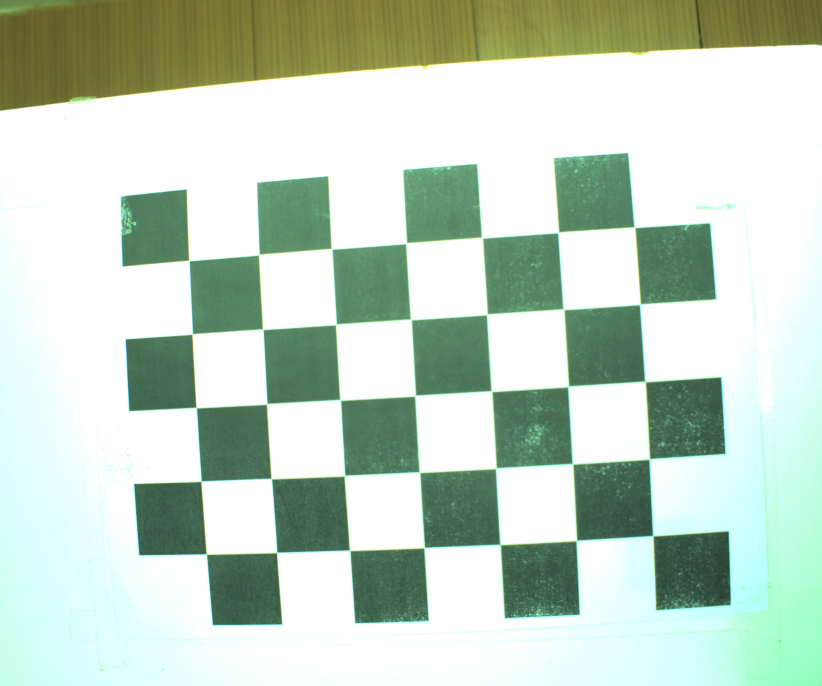
#> input picture zadanie3/chess_calibration_1.jpg, 2464 x 2056 px (shown at 1/3 size)
$ python ulohaA_adaptivne_prahovanie.py
#> lines starting #> are read from the running program, lines starting #| are printed output that depends on the picture; after the words box and inside, x2 and y2 are one past the last pixel; in counts of white or black regions, pixels touching at a corner belong together
import cv2
import numpy as np

percent = .30

img = cv2.imread("chess_calibration_1.jpg")
#> img is the input picture: shape (2056, 2464, 3); mean B, G, R 195.3, 210.5, 193
img = cv2.resize(img, (0, 0), None, percent, percent)
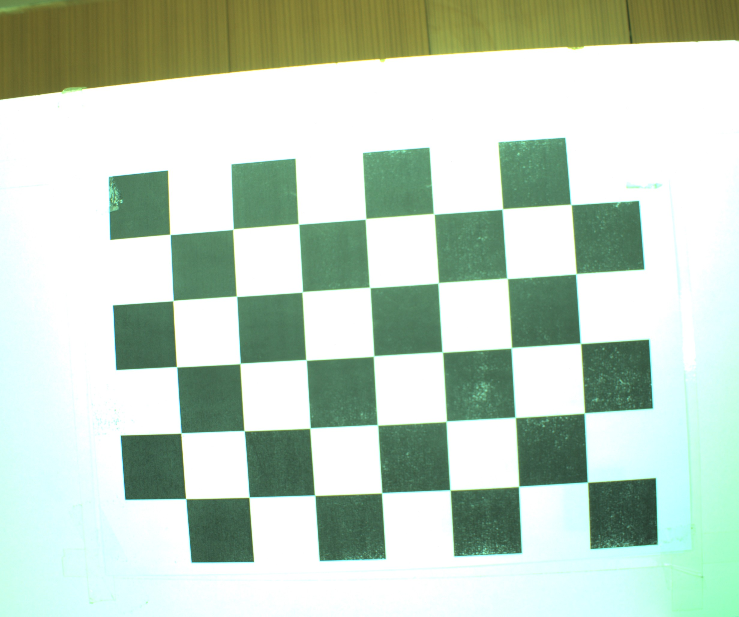
#> img: shape (617, 739, 3); mean B, G, R 195.3, 210.5, 193

gray = cv2.cvtColor(img, cv2.COLOR_BGR2GRAY)
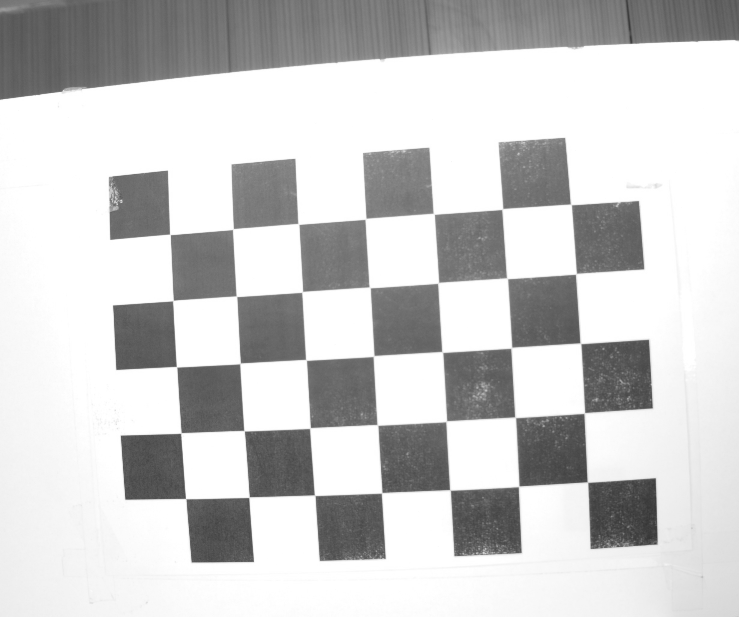
#> gray: shape (617, 739); min 54, max 255, mean 203.5

window_size = 7
C = 5
half = window_size // 2

binary = np.zeros_like(gray)

rows, cols = gray.shape
#> rows = 617; cols = 739

# adaptivne prahovanie - lokalny priemer
for y in range(half, rows - half):
    for x in range(half, cols - half):
        # vyrez okolia
        window = gray[y - half:y + half + 1, x - half:x + half + 1]

        # lokalny priemer
        local_mean = np.mean(window)

        # lokalny prah
        T = local_mean - C

        # binarizacia
        if gray[y, x] > T:
            binary[y, x] = 255
        else:
            binary[y, x] = 0
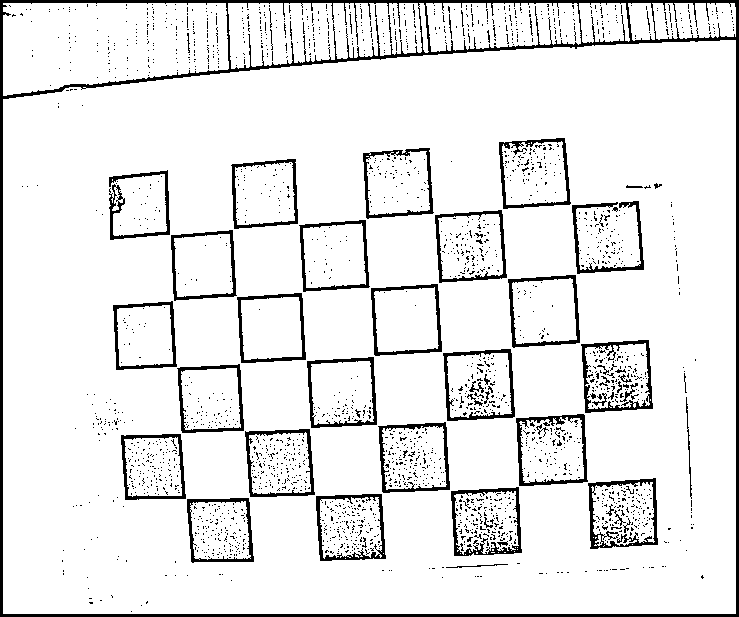
#> binary: shape (617, 739); 91.1% white; 2343 black regions (2278 under 20 px), largest, box (x1, y1, x2, y2) and area: (0, 0, 739, 617) 12090, (588, 478, 658, 549) 1133, (581, 340, 653, 413) 1085

# OpenCV adaptivne prahovanie na porovnanie
opencv_adaptive = cv2.adaptiveThreshold(
    gray,
    255,
    cv2.ADAPTIVE_THRESH_MEAN_C,
    cv2.THRESH_BINARY,
    window_size,
    C
)
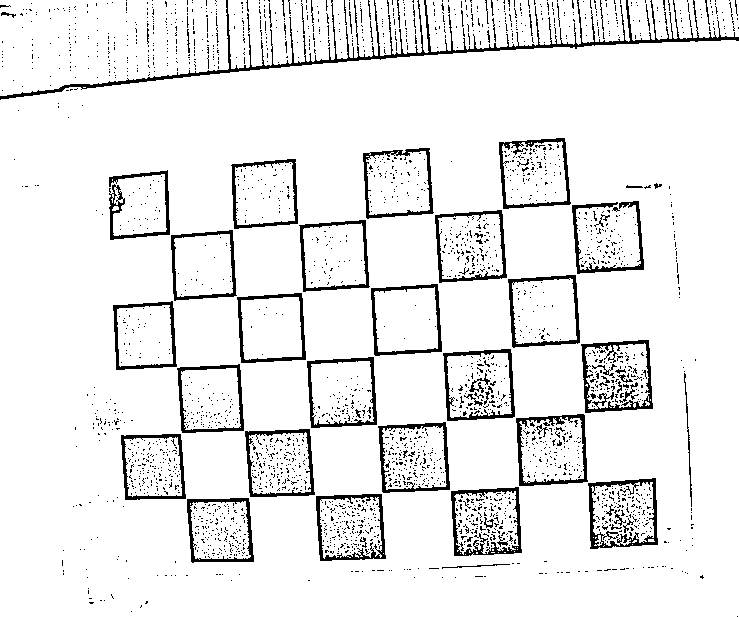
#> opencv_adaptive: shape (617, 739); 92.2% white; 2667 black regions (2589 under 20 px), largest, box (x1, y1, x2, y2) and area: (0, 0, 739, 100) 4294, (581, 340, 653, 413) 1217, (588, 478, 658, 549) 1206

gray_bgr = cv2.cvtColor(gray, cv2.COLOR_GRAY2BGR)

combined1 = np.hstack((img, gray_bgr))
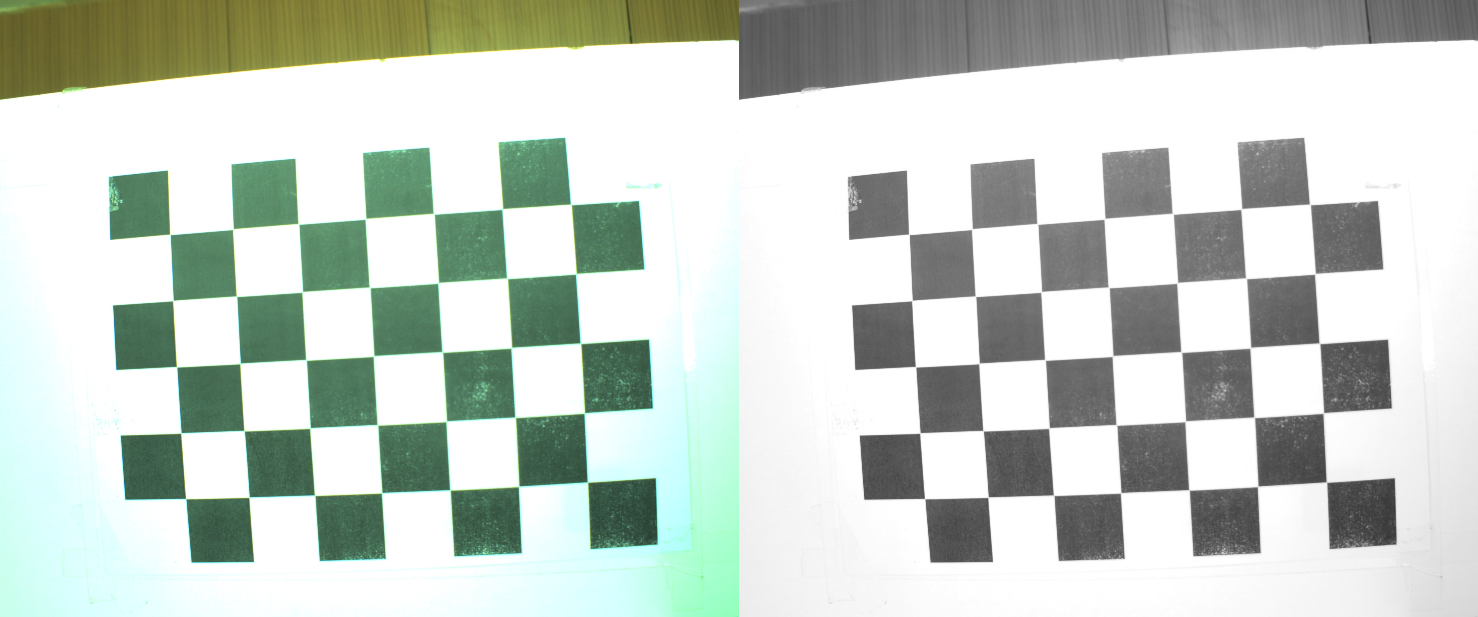
#> combined1: shape (617, 1478, 3); mean B, G, R 199.4, 207, 198.2
combined2 = np.hstack((binary, opencv_adaptive))
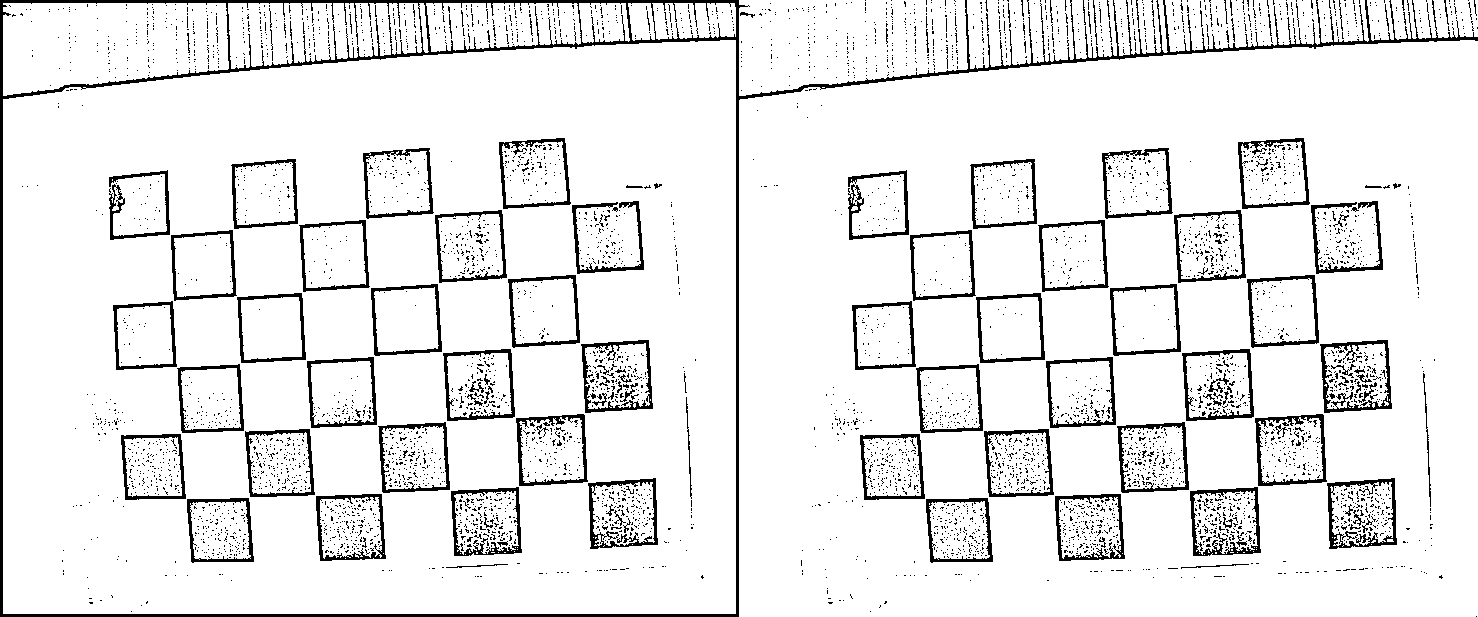
#> combined2: shape (617, 1478); 91.6% white; 5008 black regions (4866 under 20 px), largest, box (x1, y1, x2, y2) and area: (0, 0, 1478, 617) 16402, (1320, 340, 1392, 413) 1217, (1327, 478, 1397, 549) 1206

cv2.imshow("Original and gray", combined1)
cv2.imshow("Adaptive Threshold manual and OpenCv", combined2)

"""
cv2.imshow("Original", img)
cv2.imshow("Gray", gray)
cv2.imshow("Adaptive threshold manual", binary)
cv2.imshow("Adaptive threshold OpenCV", opencv_adaptive)
"""

difference = cv2.absdiff(binary, opencv_adaptive)
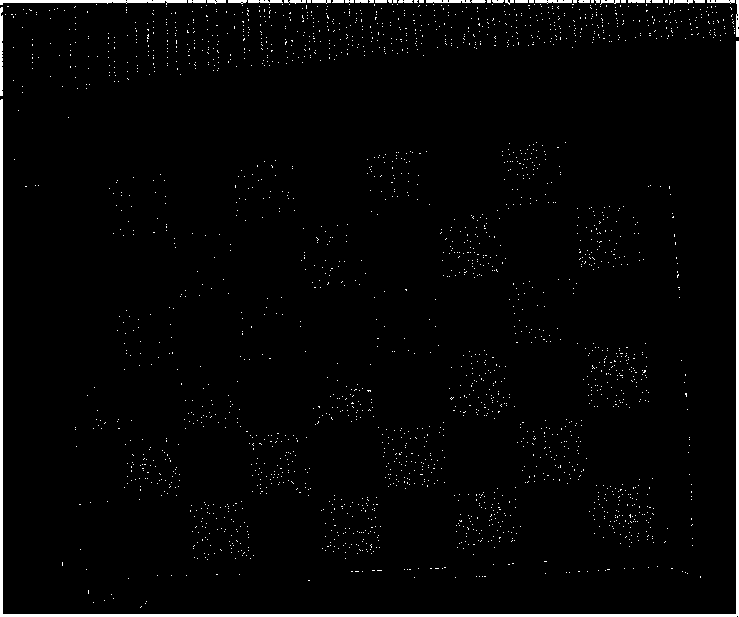
#> difference: shape (617, 739); 2.3% white; 2344 white regions (2317 under 20 px), largest, box (x1, y1, x2, y2) and area: (0, 41, 739, 617) 5479, (0, 0, 187, 5) 563, (0, 7, 3, 96) 252
cv2.imshow("Difference", difference)

cv2.waitKey()
cv2.destroyAllWindows()
